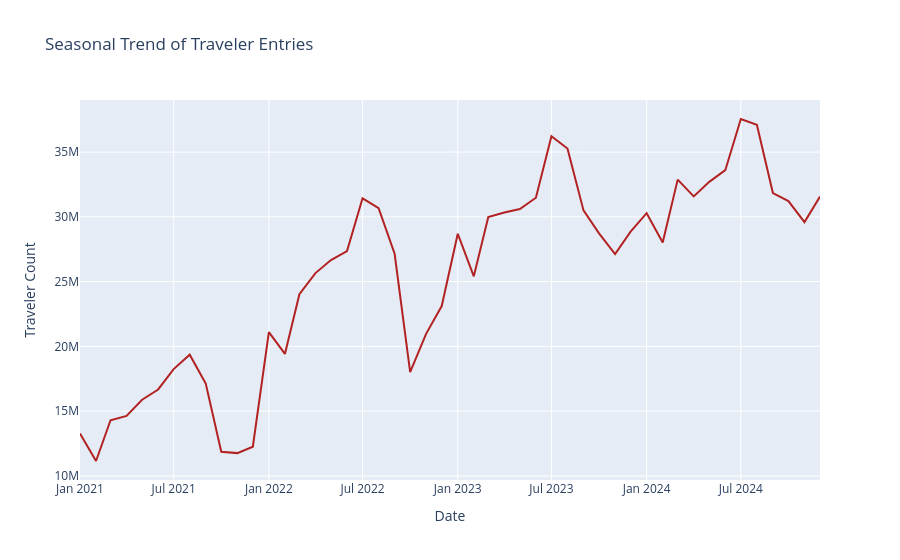

Write notebook code for a chart like this one.
### Code cell
line_chart_data = df_cbp[df_cbp['Measure Name'] == 'Travelers']  # Filter only for travelers
line_chart_data['Date'] = pd.to_datetime(line_chart_data['FY'].astype(str) + '-' + line_chart_data['Month'], format='%Y-%b')
line_chart_data = line_chart_data.groupby(['Date'])['Count'].sum().reset_index()
fig_line = px.line(line_chart_data, x='Date', y='Count', title="Seasonal Trend of Traveler Entries")
fig_line.update_traces(line=dict(color='firebrick'))
fig_line.update_layout(xaxis_title="Date", yaxis_title="Traveler Count")

### Figure 1 — Plotly figure (JSON) as saved in the notebook; plotly's stock layout.template omitted (floating-point values rounded to 4 significant figures)
{"data": [{"hovertemplate": "Date=%{x}<br>Count=%{y}<extra></extra>", "legendgroup": "", "line": {"color": "firebrick", "dash": "solid"}, "marker": {"symbol": "circle"}, "mode": "lines", "name": "", "orientation": "v", "showlegend": false, "type": "scatter", "x": ["2021-01-01T00:00:00", "2021-02-01T00:00:00", "2021-03-01T00:00:00", "2021-04-01T00:00:00", "2021-05-01T00:00:00", "2021-06-01T00:00:00", "2021-07-01T00:00:00", "2021-08-01T00:00:00", "2021-09-01T00:00:00", "2021-10-01T00:00:00", "2021-11-01T00:00:00", "2021-12-01T00:00:00", "2022-01-01T00:00:00", "2022-02-01T00:00:00", "2022-03-01T00:00:00", "2022-04-01T00:00:00", "2022-05-01T00:00:00", "2022-06-01T00:00:00", "2022-07-01T00:00:00", "2022-08-01T00:00:00", "2022-09-01T00:00:00", "2022-10-01T00:00:00", "2022-11-01T00:00:00", "2022-12-01T00:00:00", "2023-01-01T00:00:00", "2023-02-01T00:00:00", "2023-03-01T00:00:00", "2023-04-01T00:00:00", "2023-05-01T00:00:00", "2023-06-01T00:00:00", "2023-07-01T00:00:00", "2023-08-01T00:00:00", "2023-09-01T00:00:00", "2023-10-01T00:00:00", "2023-11-01T00:00:00", "2023-12-01T00:00:00", "2024-01-01T00:00:00", "2024-02-01T00:00:00", "2024-03-01T00:00:00", "2024-04-01T00:00:00", "2024-05-01T00:00:00", "2024-06-01T00:00:00", "2024-07-01T00:00:00", "2024-08-01T00:00:00", "2024-09-01T00:00:00", "2024-10-01T00:00:00", "2024-11-01T00:00:00", "2024-12-01T00:00:00"], "xaxis": "x", "y": [13276775, 11149194, 14298085, 14633988, 15880938, 16670472, 18242282, 19356701, 17127704, 11865095, 11757743, 12252106, 21100228, 19415245, 24027968, 25656700, 26659796, 27355358, 31429836, 30660510, 27146154, 18013223, 20982153, 23111980, 28693496, 25404484, 29976894, 30337589, 30606685, 31476106, 36220035, 35268783, 30497478, 28728652, 27124287, 28861258, 30283140, 28015183, 32872402, 31577029, 32698766, 33601063, 37551806, 37109809, 31831317, 31218690, 29591463, 31559631], "yaxis": "y"}], "layout": {"legend": {"tracegroupgap": 0}, "title": {"text": "Seasonal Trend of Traveler Entries"}, "xaxis": {"anchor": "y", "domain": [0, 1], "title": {"text": "Date"}}, "yaxis": {"anchor": "x", "domain": [0, 1], "title": {"text": "Traveler Count"}}}}
